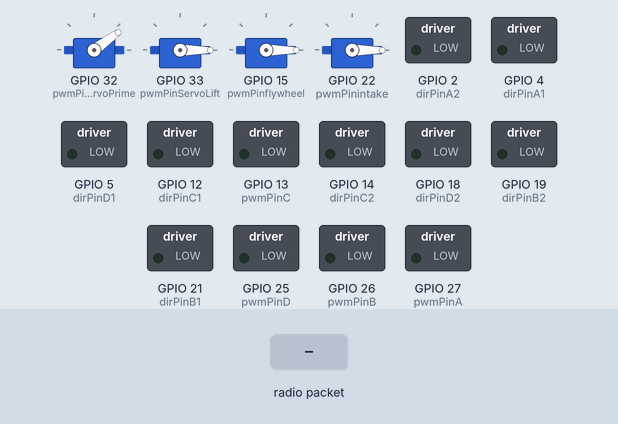
Simulated run of this sketch. Board: ESP32. On the bench: 4 × servo, switched loads named in the sketch (green lamp = pin HIGH). Inputs (shaded band) come from the test bench. What the sketch prints to the serial monitor is not drawn.

Above: at 6.2 s.
6.3 s: radio packet "1" arrives
At 7.4 s:
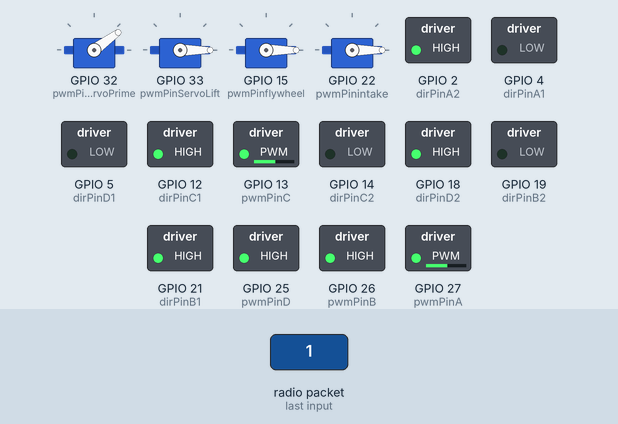
7.8 s: radio packet "0" arrives
At 8.5 s:
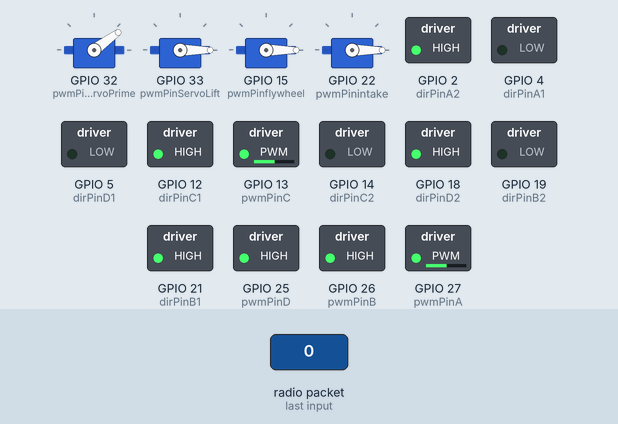
Timing chart, 0 to 10.8 s (numbered marks = the images above; inputs shaded):
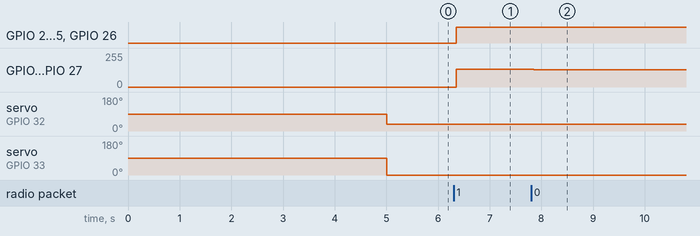

The sketch:

Slave1.ino
```cpp
#include <esp_now.h>
#include <WiFi.h>
#include <ESP32Servo.h>

#define CHANNEL 1

esp_now_peer_info_t master;  // Global copy of master

Servo liftingServo;
Servo primingServo;
Servo flywheel;
Servo intake;


// PWM pins for Servo Motors
const int pwmPinServoPrime = 32;
const int pwmPinServoLift = 33;
const int pwmPinflywheel = 15;
const int pwmPinintake = 22;

// Motor Driver 1
// Motor control pins for Motor A
const int dirPinA1 = 4;  // IN3 for Motor A direction control
const int dirPinA2 = 2;  // IN4 for Motor A direction control
const int pwmPinA = 27;  // ENB pin (controls Motor A speed)

// Motor control pins for Motor B
const int dirPinB1 = 21;  // IN1 for Motor B direction control
const int dirPinB2 = 19;   // IN2 for Motor B direction control
const int pwmPinB = 26;   // ENA pin (controls Motor B speed)

// Motor Driver 2
// Motor control pins for Motor C
const int dirPinC1 = 12;  // IN1 for Motor C direction control
const int dirPinC2 = 14;  // IN2 for Motor C direction control
const int pwmPinC = 13;   // ENA pin (controls Motor C speed)

// Motor control pins for Motor D
const int dirPinD1 = 5;  // IN3 for Motor D direction control
const int dirPinD2 = 18;  // IN4 for Motor D direction control
const int pwmPinD = 25;   // ENB pin (controls Motor D speed)

int motorSpeedA = 0;
int motorSpeedB = 0;
int motorSpeedC = 0;
int motorSpeedD = 0;

int RStickX = 0;
int RStickY = 0;
int L1 = 0;
int L2 = 0;
int R1 = 0;
int R2 = 0;
int Cross = 0;
int Circle = 0;
int Triangle = 0;
int Square = 0;
int Left = 0;
int Right = 0;
int Touchpad = 0;

String lift_status = "OFF";
String prime_status = "OFF";
String flywheel_status = "OFF";
String intake_status = "OFF";

int vel_X = 0;
int vel_Y = 0;
int vel_X2 = 0;
int vel_A = 0;
int vel_B = 0;
int vel_C = 0;
int vel_D = 0;
int flywheel_vel = 0;

double theta = 0;

uint8_t command[3];

uint8_t masterAddress[] = { 0x14, 0x2B, 0x2F, 0xEB, 0xC0, 0xBC };  // MAC address of the master

void setup() {
  Serial.begin(115200);

  primingServo.attach(pwmPinServoPrime, 500, 2500);
  liftingServo.attach(pwmPinServoLift, 500, 2500);
  flywheel.attach(pwmPinflywheel, 1000, 2000);
  intake.attach(pwmPinintake, 1000, 2000);
  intake.write(0);
  flywheel.write(0);
  delay(5000);

  pinMode(dirPinA1, OUTPUT);
  pinMode(dirPinA2, OUTPUT);
  pinMode(dirPinB1, OUTPUT);
  pinMode(dirPinB2, OUTPUT);
  pinMode(dirPinC1, OUTPUT);
  pinMode(dirPinC2, OUTPUT);
  pinMode(dirPinD1, OUTPUT);
  pinMode(dirPinD2, OUTPUT);

  // PWM Channels 0 and 1 for Servo Motors
  // PWM channels 2 and 3 for DC Motor speed control
  ledcSetup(2, 5000, 8);
  ledcSetup(3, 5000, 8);

  ledcAttachPin(pwmPinA, 2);
  ledcAttachPin(pwmPinB, 3);
  ledcAttachPin(pwmPinC, 2);
  ledcAttachPin(pwmPinD, 3);

  // Initialize WiFi and ESP-NOW
  WiFi.mode(WIFI_STA);  // Set device in station mode
  esp_now_init();
  esp_now_register_recv_cb(OnDataRecv);  // Register callback for data reception

  memcpy(master.peer_addr, masterAddress, 6);  // Set peer address
  esp_now_add_peer(&master);                   // Add master as peer
}

int* Stop() {
  vel_A = 0;
  vel_B = 0;
  vel_C = 0;
  vel_D = 0;
  static int vel_arr[4] = {vel_A, vel_B, vel_C, vel_D};
  // Motor A: Stop
  digitalWrite(dirPinA1, LOW);
  digitalWrite(dirPinA2, LOW);
  ledcWrite(0, 0);

  // Motor B: Stop
  digitalWrite(dirPinB1, LOW);
  digitalWrite(dirPinB2, LOW);
  ledcWrite(1, 0);

  // Motor C: Stop
  digitalWrite(dirPinC1, LOW);
  digitalWrite(dirPinC2, LOW);
  ledcWrite(2, 0);

  // Motor D: Stop
  digitalWrite(dirPinD1, LOW);
  digitalWrite(dirPinD2, LOW);
  ledcWrite(3, 0);
  return vel_arr;
}

int MotorA(int x, int y, int x2, double theta) {
  int resultant_A = y + x + x2;
  if (-1024 <= x2 && x2 < 0) {
    digitalWrite(dirPinA1, LOW);
    digitalWrite(dirPinA2, HIGH);
  } else if (0 < x2 && x2 <= 1024) {
    digitalWrite(dirPinA1, HIGH);
    digitalWrite(dirPinA2, LOW);
  } else if (-45 < theta && theta < 135) { // Forward for -45 < theta < 135
    digitalWrite(dirPinA1, HIGH);
    digitalWrite(dirPinA2, LOW);
  } else if (-45 > theta && theta > -180 || 180 >= theta && theta > 135) { // Backward for -45 > theta > 135
    digitalWrite(dirPinA1, LOW);
    digitalWrite(dirPinA2, HIGH);
  } else { // Speed = 0 at -45 and 135
    digitalWrite(dirPinA1, LOW);
    digitalWrite(dirPinA2, LOW);
  }
  ledcWrite(0, abs(resultant_A));
  return resultant_A;
}

int MotorB(int x, int y, int x2, double theta) {
  int resultant_B = y - x - x2;

  if (-1024 <= x2 && x2 < 0) {
    digitalWrite(dirPinB1, HIGH);
    digitalWrite(dirPinB2, LOW);
  } else if (0 < x2 && x2 <= 1024) {
    digitalWrite(dirPinB1, LOW);
    digitalWrite(dirPinB2, HIGH);
  } else if (-135 > theta && theta > -180 || 180 >= theta && theta > 45) { // Forward for -135 < theta < 45
    digitalWrite(dirPinB1, HIGH);
    digitalWrite(dirPinB2, LOW);
  } else if (45 > theta && theta > -135) { // Backward for 45 > theta > -135
    digitalWrite(dirPinB1, LOW);
    digitalWrite(dirPinB2, HIGH);
  } else { // Speed = 0 at 45 and -135
    digitalWrite(dirPinB1, LOW);
    digitalWrite(dirPinB2, LOW);
  }
  ledcWrite(1, abs(resultant_B));
  return resultant_B;
}

int MotorC(int x, int y, int x2, double theta) {
  int resultant_C = y + x - x2;
  if (-1024 <= x2 && x2 < 0) {
    digitalWrite(dirPinC1, HIGH);
    digitalWrite(dirPinC2, LOW);
  } else if (0 < x2 && x2 <= 1024) {
    digitalWrite(dirPinC1, LOW);
    digitalWrite(dirPinC2, HIGH);
  } else if (-45 < theta && theta < 135) { // Forward for -45 < theta < 135
    digitalWrite(dirPinC1, HIGH);
    digitalWrite(dirPinC2, LOW);
  } else if (-45 > theta && theta > -180 || 180 >= theta && theta > 135) { //Backward for -45 > theta > 135
    digitalWrite(dirPinC1, LOW);
    digitalWrite(dirPinC2, HIGH);
  } else { // Speed = 0 at -45 and 135
    digitalWrite(dirPinC1, LOW);
    digitalWrite(dirPinC2, LOW);
  }
  ledcWrite(2, abs(resultant_C));
  return resultant_C;
}

int MotorD(int x, int y, int x2, double theta) {
  int resultant_D = y - x + x2;
  if (-1024 <= x2 && x2 < 0) {
    digitalWrite(dirPinD1, LOW);
    digitalWrite(dirPinD2, HIGH);
  } else if (0 < x2 && x2 <= 1024) {
    digitalWrite(dirPinD1, HIGH);
    digitalWrite(dirPinD2, LOW);
  } else if (-135 > theta && theta > -180 || 180 >= theta && theta > 45) { // Forward for -135 < theta < 45
    digitalWrite(dirPinD1, HIGH);
    digitalWrite(dirPinD2, LOW);
  } else if (45 > theta && theta > -135) { // Backward for 45 > theta > -135
    digitalWrite(dirPinD1, LOW);
    digitalWrite(dirPinD2, HIGH);
  } else { // Speed = 0 at 45 and -135
    digitalWrite(dirPinD1, LOW);
    digitalWrite(dirPinD2, LOW);
  }
  ledcWrite(3, abs(resultant_D));
  return resultant_D;
}

void loop() {
  // Velocity calculations
  if (0 <= theta && theta <= 90) { // 1st  Quadrant
    vel_X = map(theta, 0, 90, RStickX, 0);
    vel_Y = map(theta, 0, 90, 0, RStickY);
  } else if (90 < theta && theta <= 180) {  // 2nd Quadrant
    vel_X = map(theta, 90, 180, 0, RStickX);
    vel_Y = map(theta, 90, 180, RStickY, 0);
  } else if (-180 < theta && theta <= -90) {  // 3rd Quadrant
    vel_X = map(theta, -180, -90, RStickX, 0);
    vel_Y = map(theta, -180, -90, 0, RStickY);
  } else if (-90 <= theta && theta <= 0) {  // 4th Quadrant
    vel_X = map(theta, -90, 0, 0, RStickX);
    vel_Y = map(theta, -90, 0, RStickY, 0);
  }

  if (!(RStickX == 0 && RStickY == 0 && vel_X2 == 0)) { // detect joystick input
    vel_A = MotorA(vel_X, vel_Y, vel_X2, theta);
    vel_B = MotorB(vel_X, vel_Y, vel_X2, theta);
    vel_C = MotorC(vel_X, vel_Y, vel_X2, theta);
    vel_D = MotorD(vel_X, vel_Y, vel_X2, theta);

  } else { // Stop when controller has no input
    int *arr = Stop();
    vel_A = arr[0];
    vel_B = arr[1];
    vel_C = arr[2];
    vel_D = arr[3];
  }

  if (L1) { // If L2 pressed, servo goes to 180
    liftingServo.writeMicroseconds(map(180, 0, 300, 500, 2500));
    lift_status = "ON";
  } else { // If L2 released, servo goes to 0
    liftingServo.writeMicroseconds(500);
    lift_status = "OFF";
  }
  if (L2) {
    intake.write(50);
    intake_status = "ON";
  } else {
    intake.write(0);
    intake_status = "OFF";
  }

  if (R1) { // If R1 pressed, servo goes to 0
    primingServo.writeMicroseconds(map(30, 0, 300, 500, 2500));
    delay(200);
    prime_status = "ON";
  } else { // If R1 released, servo goes to 90
    primingServo.writeMicroseconds(map(60, 0, 300, 500, 2500));
    prime_status = "OFF";
  }
  static bool leftPressed = false;
  static bool rightPressed = false;
  if (Cross) flywheel_vel = 40;
  if (Circle) flywheel_vel = 50;
  if (Triangle) flywheel_vel = 53;
  if (Square) flywheel_vel = 56;
  if (Left) {
    if (!leftPressed) {
        flywheel_vel -= 1;
        leftPressed = true;
    }
  } else leftPressed = false;

  if (Right) {
    if (!rightPressed) {
        flywheel_vel += 1;
        rightPressed = true;
    }
  } else rightPressed = false;

  if (R2) {
    flywheel.write(flywheel_vel);
    flywheel_status = "ON";
  } else {
    flywheel.write(0);
    flywheel_status = "OFF";
  }

  /*Serial.print("X-axis: ");
  Serial.print(RStickX);
  Serial.print("\tY-axis: ");
  Serial.print(RStickY);
  Serial.print("\ttheta: ");
  Serial.print(theta);*/

  Serial.print("vel_A: ");
  Serial.print(vel_A);
  Serial.print("\tvel_B: ");
  Serial.print(vel_B);
  Serial.print("\tvel_C: ");
  Serial.print(vel_C);
  Serial.print("\tvel_D: ");
  Serial.print(vel_D);
  Serial.print("\tvel_X2: ");
  Serial.print(vel_X2);
  Serial.print("\tLift:  ");
  Serial.print(lift_status);
  Serial.print("\tPrime: ");
  Serial.print(prime_status);
  Serial.print("\tIntake:  ");
  Serial.print(intake_status);
  Serial.print("\tFlywheel:  ");
  Serial.print(flywheel_status);
  Serial.print("\tflywheel_vel: ");
  Serial.println(flywheel_vel);
}

// Callback when data is received from Master
void OnDataRecv(const uint8_t *mac_addr, const uint8_t *data, int data_len) {
  command[0] = data[0];  // Right Stick X
  command[1] = data[1];  // Right Stick Y
  command[2] = data[2]; // Left Stick X
  L1 = data[3];
  L2 = data[4];
  R1 = data[5];
  R2 = data[6];
  Cross = data[7];
  Circle = data[8];
  Triangle = data[9];
  Square = data[10];
  Left = data[11];
  Right = data[12];

  if (118 <= command[0] && command[0] <= 138) {
    RStickX = 0;
  } else {
    RStickX = map(command[0], 0, 255, -1024, 1024);
  }

  if (118 <= command[1] && command[1] <= 138) {
    RStickY = 0;
  } else {
    RStickY = map(command[1], 0, 255, -1024, 1024);
  }

  if (118 <= command[2] && command[2] <= 138) {
    vel_X2 = 0;
  } else {
    vel_X2 = map(command[2], 0, 255, -1024, 1024);
  }

  //Theta calculation
  if (RStickX == 0 && RStickY > 0) {
    theta = 90;
  } else if (RStickX == 0 && RStickY < 0) {
    theta = -90;
  } else if (RStickX == 0 && RStickY == 0) {
    theta = 0;
  } else {
    theta = atan(static_cast<float>(RStickY) / RStickX) * 180.0 / PI;

    if (RStickX < 0 && RStickY >= 0) {
      theta += 180;  // Adjust the angle to handle negative X direction
    } else if (RStickX < 0 && RStickY < 0) {
      theta -= 180;  // Third quadrant (X negative, Y negative)
    }
  }
}
```

Measured:
- after the input at 6.3 s, GPIO 2 (dirPinA2), GPIO 12 (dirPinC1), GPIO 18 (dirPinD2), GPIO 21 (dirPinB1), GPIO 25 (pwmPinD), GPIO 26 (pwmPinB): LOW → HIGH after 0.06 s; GPIO 13 (pwmPinC), GPIO 27 (pwmPinA): 0/255 → 134/255 after 0.06 s
- after the input at 7.8 s, GPIO 13 (pwmPinC), GPIO 27 (pwmPinA): 134/255 → 131/255 after 0.05 s
